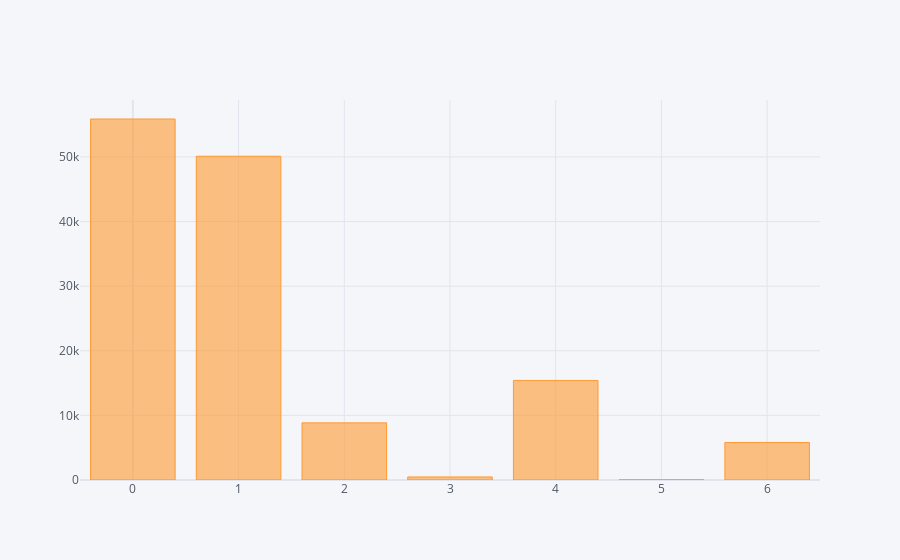

The notebook cell saved with this chart:
### Markdown cell above
#### Score analysis

### Code cell
df_bb.Batsman_Scored.value_counts().iplot(kind="bar")

### Figure 1 — Plotly figure (JSON) as saved in the notebook; plotly's stock layout.template omitted (floating-point values rounded to 4 significant figures)
{"data": [{"marker": {"color": "rgba(255, 153, 51, 0.6)", "line": {"color": "rgba(255, 153, 51, 1.0)", "width": 1}}, "name": "Batsman_Scored", "orientation": "v", "text": "", "type": "bar", "x": ["0", "1", "4", "2", "6", "3", "5", " ", "Do_nothing"], "y": [55874, 50107, 15413, 8842, 5813, 473, 42, 16, 10]}], "layout": {"autosize": true, "legend": {"bgcolor": "#F5F6F9", "font": {"color": "#4D5663"}}, "paper_bgcolor": "#F5F6F9", "plot_bgcolor": "#F5F6F9", "title": {"font": {"color": "#4D5663"}}, "xaxis": {"autorange": true, "gridcolor": "#E1E5ED", "range": [-0.5, 6.5], "showgrid": true, "tickfont": {"color": "#4D5663"}, "title": {"font": {"color": "#4D5663"}, "text": ""}, "type": "linear", "zerolinecolor": "#E1E5ED"}, "yaxis": {"autorange": true, "gridcolor": "#E1E5ED", "range": [0, 58810.0], "showgrid": true, "tickfont": {"color": "#4D5663"}, "title": {"font": {"color": "#4D5663"}, "text": ""}, "type": "linear", "zerolinecolor": "#E1E5ED"}}}
